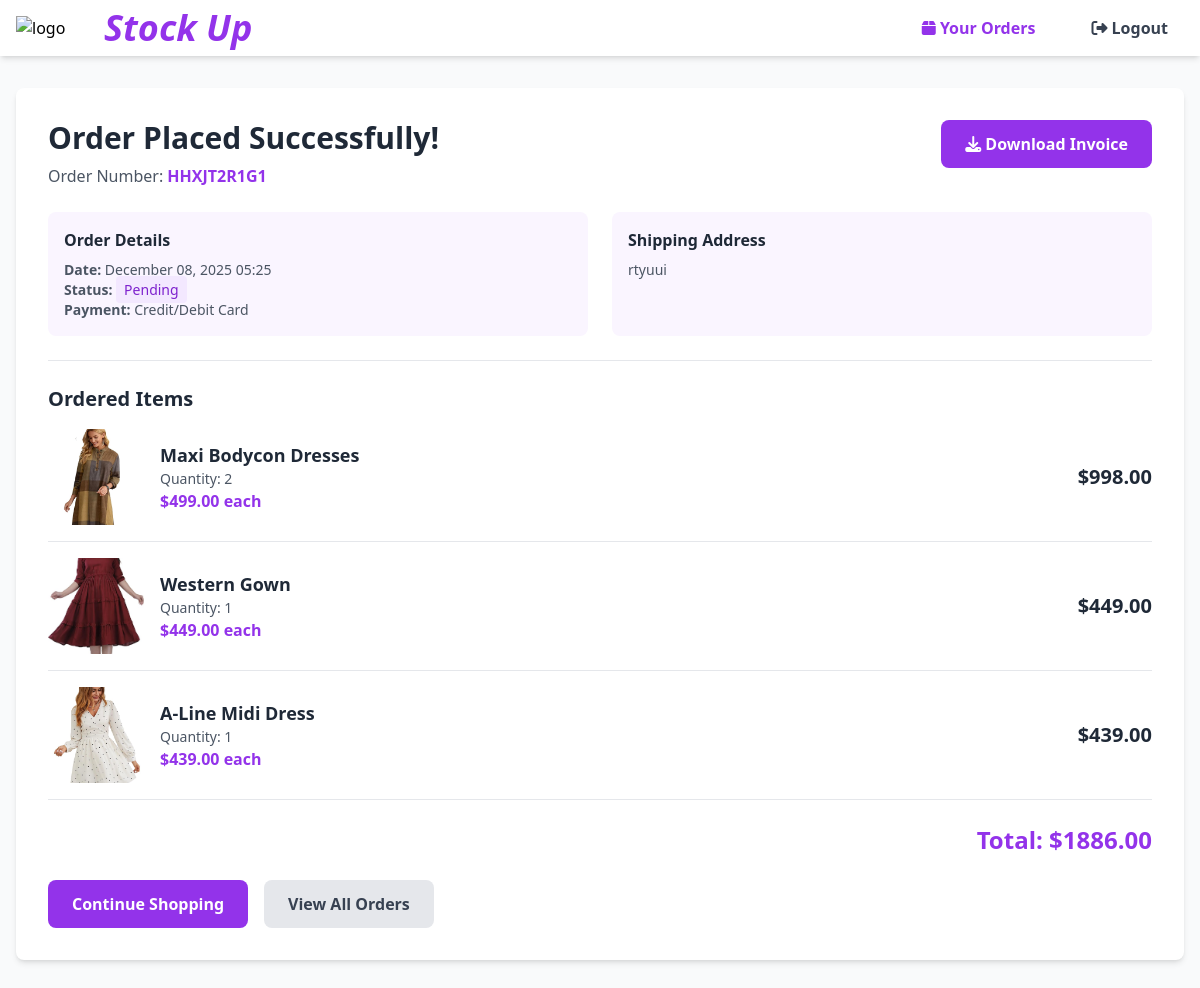
Screenshot of /order-details/3/ (signed in) with the database file from the repository.
### ecommerce_app/models.py (models this page shows, shortened)
class Order(models.Model):
    PAYMENT_METHODS = [
        ('UPI', 'UPI'),
        ('Card', 'Credit/Debit Card'),
        ('COD', 'Cash on Delivery'),
        ('Net Banking', 'Net Banking'),
    ]
    ORDER_STATUS = [
        ('Pending', 'Pending'),
        ('Confirmed', 'Confirmed'),
        ('Shipped', 'Shipped'),
        ('Delivered', 'Delivered'),
        ('Cancelled', 'Cancelled'),
    ]
    customer = models.ForeignKey(Customer, on_delete=models.CASCADE)
    order_date = models.DateTimeField(default=timezone.now)
    total_amount = models.DecimalField(max_digits=10, decimal_places=2)
    shipping_address = models.TextField()
    payment_method = models.CharField(max_length=20, choices=PAYMENT_METHODS)
    status = models.CharField(max_length=20, choices=ORDER_STATUS, default='Pending')
    order_number = models.CharField(max_length=50, unique=True)

class OrderItem(models.Model):
    order = models.ForeignKey(Order, on_delete=models.CASCADE, related_name='items')
    product = models.ForeignKey(Product, on_delete=models.CASCADE)
    quantity = models.PositiveIntegerField()
    price = models.DecimalField(max_digits=10, decimal_places=2)
    def get_total(self):
        return self.price * self.quantity

class Product(models.Model):
    name = models.CharField(max_length=200)
    description = models.CharField(max_length=500, blank=True)
    image = models.ImageField(upload_to='products/', blank=True, null=True)
    price = models.DecimalField(max_digits=10, decimal_places=2)
    is_active = models.BooleanField(default=True)

### ecommerce_app/views.py (the view)
# urls.py: path('order-details/<int:order_id>/', views.order_details, name="order_details"),
def order_details(request, order_id):
    if not is_logged_in(request):
        return redirect('user_login')
    user_id = request.session.get('user_id')
    user = Customer.objects.get(id=user_id)
    order = get_object_or_404(Order, id=order_id, customer=user)
    context = {
        'order': order,
        'user': user,
    }
    return render(request, 'order_details.html', context)

### ecommerce_app/views.py (called while the page is built)
def is_logged_in(request):
    return 'user_id' in request.session

### templates/order_details.html (shortened to what this page needs)
<!DOCTYPE html>
<html lang="en">
<head>
    <script src="https://cdn.tailwindcss.com"></script>
    <link rel="stylesheet" href="https://cdnjs.cloudflare.com/ajax/libs/font-awesome/6.5.0/css/all.min.css">
</head>
<body class="bg-gray-50">
    <nav class="w-full bg-white shadow-md sticky top-0 z-50">
        <div class="flex justify-between items-center py-2 max-w-screen-xl mx-auto px-4">
            <div class="flex items-center gap-2">
                <a href="/">
                    <img src="https://img.freepik.com/free-vector/seasonal-sale-discounts-presents-purchase-visiting-boutiques-luxury-shopping-price-reduction-promotional-coupons-special-holiday-offers-vector-isolated-concept-metaphor-illustration_335657-2766.jpg?semt=ais_hybrid&w=740&q=80"
                         alt="logo" class="w-[80px] h-auto">
                </a>
                <a href="/">
                    <h1 class="text-4xl font-extrabold italic text-purple-600">Stock Up</h1>
                </a>
            </div>
            <div class="flex items-center gap-6">
                <a href="/your-orders/" class="px-4 py-2 text-purple-600 hover:text-purple-700 font-semibold">
                    <i class="fa-solid fa-box"></i> Your Orders
                </a>
                <a href="/user_logout/" class="px-4 py-2 text-gray-700 hover:text-gray-900 font-semibold">
                    <i class="fa-solid fa-sign-out-alt"></i> Logout
                </a>
            </div>
        </div>
    </nav>
    <main class="max-w-screen-xl mx-auto px-4 py-8">
        <div class="bg-white rounded-lg shadow-md p-8">
            <div class="flex justify-between items-start mb-6">
                <div>
                    <h2 class="text-3xl font-bold text-gray-800 mb-2">Order Placed Successfully!</h2>
                    <p class="text-gray-600">Order Number: <span class="font-semibold text-purple-600">{{ order.order_number }}</span></p>
                </div>
                <a href="/download-invoice/{{ order.id }}/" class="bg-purple-600 text-white px-6 py-3 rounded-lg hover:bg-purple-700 transition duration-300 font-semibold">
                    <i class="fa-solid fa-download"></i> Download Invoice
                </a>
            </div>
            <div class="grid grid-cols-1 md:grid-cols-2 gap-6 mb-6">
                <div class="bg-purple-50 rounded-lg p-4">
                    <h3 class="font-bold text-gray-800 mb-2">Order Details</h3>
                    <p class="text-sm text-gray-600"><span class="font-semibold">Date:</span> {{ order.order_date|date:"F d, Y H:i" }}</p>
                    <p class="text-sm text-gray-600"><span class="font-semibold">Status:</span>
                        <span class="px-2 py-1 bg-purple-100 text-purple-700 rounded">{{ order.get_status_display }}</span>
                    </p>
                    <p class="text-sm text-gray-600"><span class="font-semibold">Payment:</span> {{ order.get_payment_method_display }}</p>
                </div>
                <div class="bg-purple-50 rounded-lg p-4">
                    <h3 class="font-bold text-gray-800 mb-2">Shipping Address</h3>
                    <p class="text-sm text-gray-600 whitespace-pre-line">{{ order.shipping_address }}</p>
                </div>
            </div>
            <div class="border-t pt-6">
                <h3 class="text-xl font-bold text-gray-800 mb-4">Ordered Items</h3>
                <div class="space-y-4">
                    {% for item in order.items.all %}
                        <div class="flex items-center gap-4 pb-4 border-b">
                            {% if item.product.image %}
                                <img src="{{ item.product.image.url }}" alt="{{ item.product.name }}" class="w-24 h-24 object-cover rounded">
                            {% else %}
                                <div class="w-24 h-24 bg-purple-100 rounded flex items-center justify-center">
                                    <i class="fa-solid fa-image text-3xl text-purple-300"></i>
                                </div>
                            {% endif %}
                            <div class="flex-1">
                                <h4 class="text-lg font-bold text-gray-800">{{ item.product.name }}</h4>
                                <p class="text-gray-600 text-sm">Quantity: {{ item.quantity }}</p>
                                <p class="text-purple-600 font-bold">${{ item.price }} each</p>
                            </div>
                            <p class="text-xl font-bold text-gray-800">${{ item.get_total }}</p>
                        </div>
                    {% endfor %}
                </div>
                <div class="mt-6 flex justify-end">
                    <div class="text-right">
                        <p class="text-2xl font-bold text-purple-600">Total: ${{ order.total_amount }}</p>
                    </div>
                </div>
            </div>
            <div class="mt-6 flex gap-4">
                <a href="/" class="bg-purple-600 text-white px-6 py-3 rounded-lg hover:bg-purple-700 transition duration-300 font-semibold">
                    Continue Shopping
                </a>
                <a href="/your-orders/" class="bg-gray-200 text-gray-700 px-6 py-3 rounded-lg hover:bg-gray-300 transition duration-300 font-semibold">
                    View All Orders
                </a>
            </div>
        </div>
    </main>
</body>
</html>

### rows the page displays
Order: order_number "HHXJT2R1G1", order_date "December 08, 2025 05:25", status "Pending", payment_method "Credit/Debit Card", shipping_address "rtyuui", total_amount "1886.00"
OrderItem: product.image (picture), product.name "Maxi Bodycon Dresses", quantity "2", price "499.00", get_total "998.00"
OrderItem: product.image (picture), product.name "Western Gown", quantity "1", price "449.00", get_total "449.00"
OrderItem: product.image (picture), product.name "A-Line Midi Dress", quantity "1", price "439.00", get_total "439.00"
